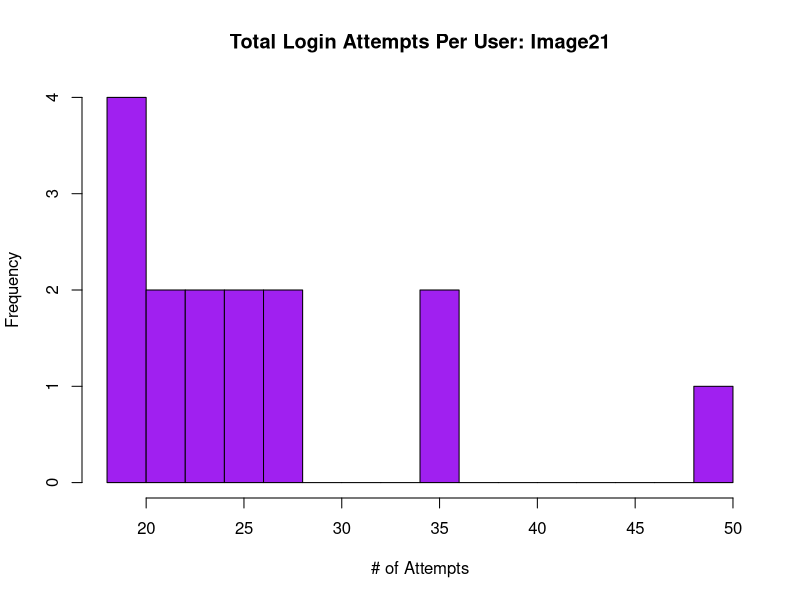
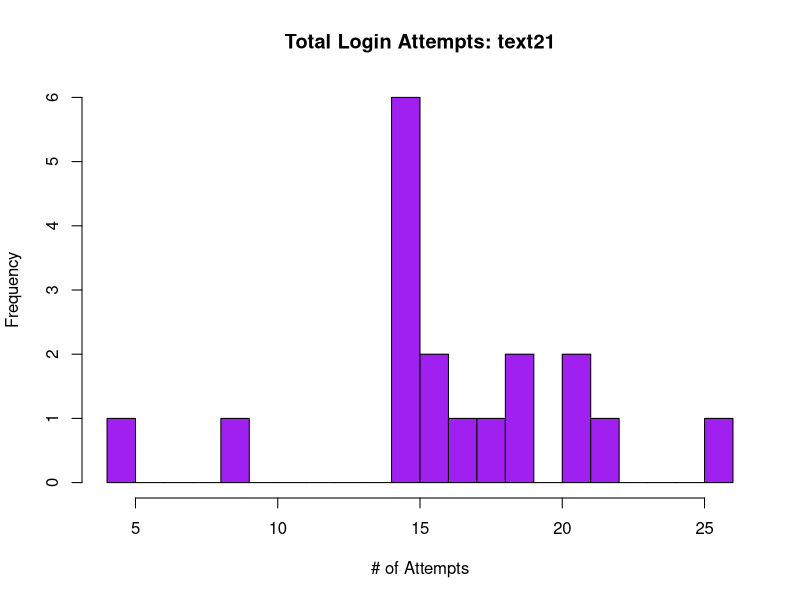
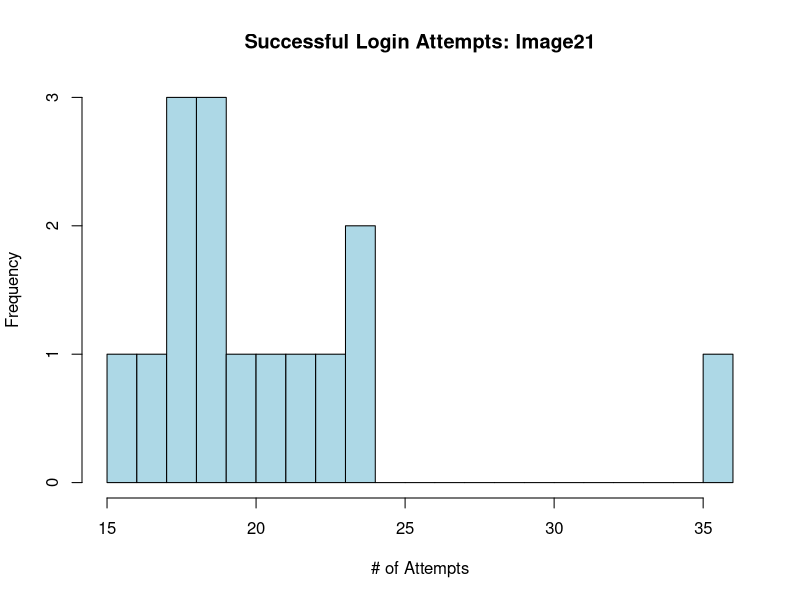
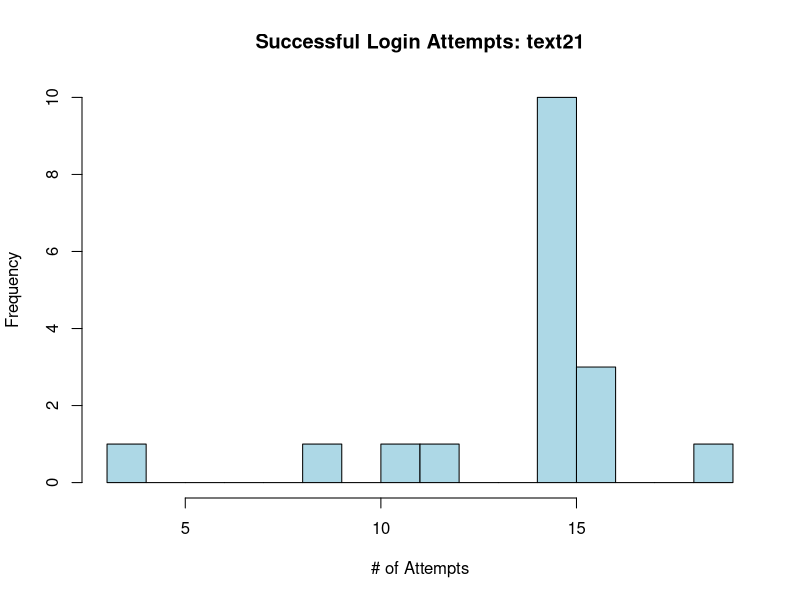
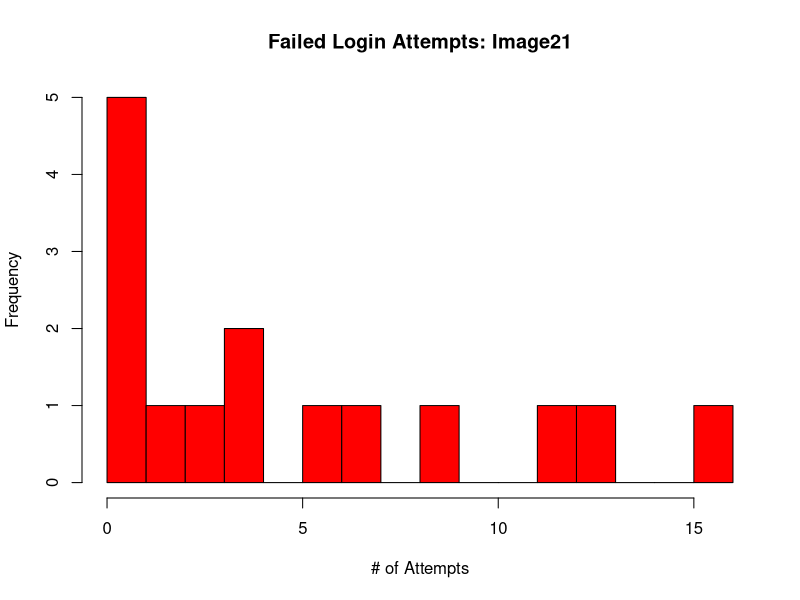
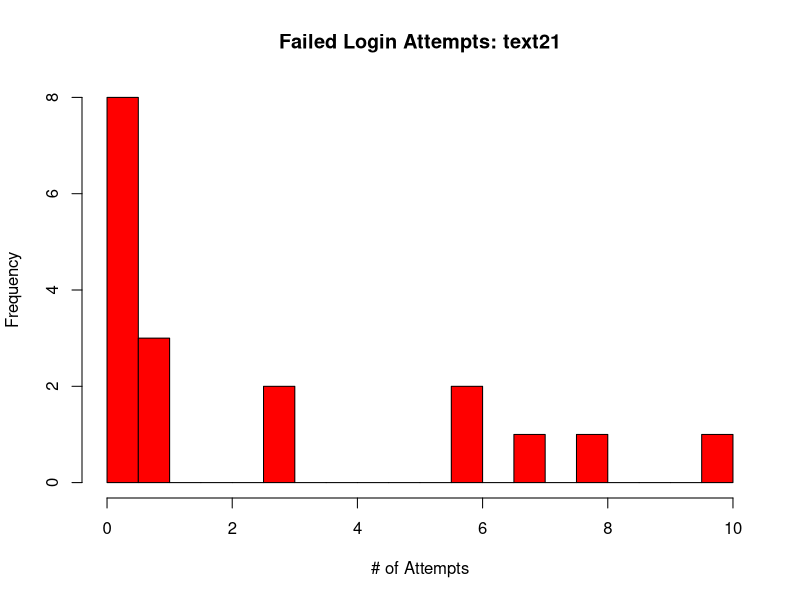
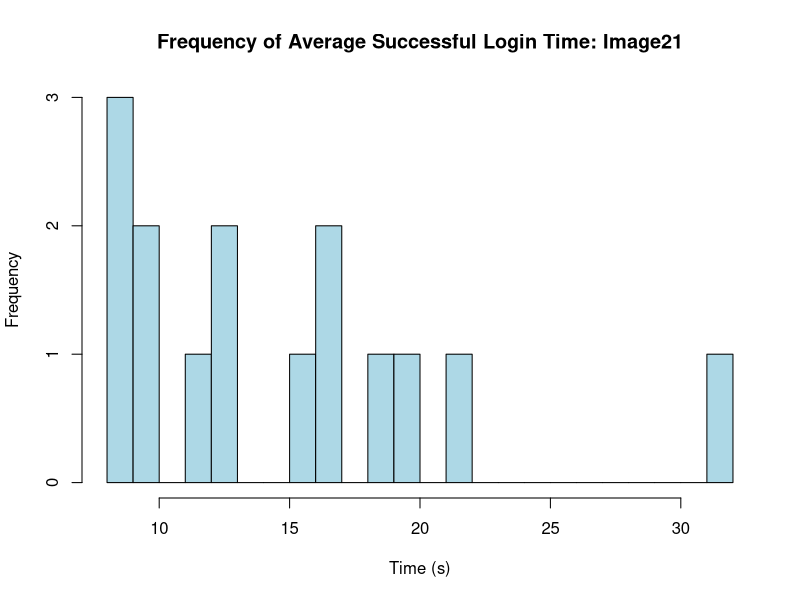
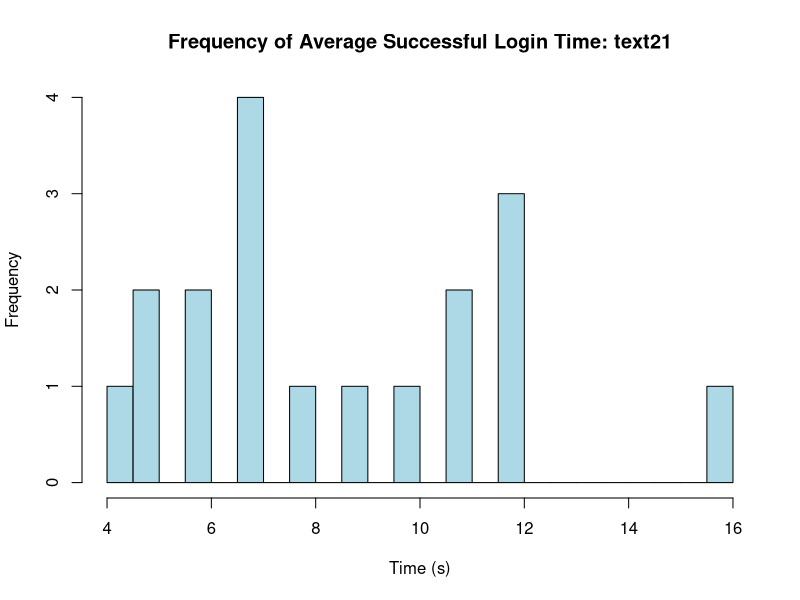

The R script that drew these images, in order:
# create data frame from csv data
tab = read.csv("data.csv", header = TRUE)
#create seperate data frames for each password scheme
imageTable <- tab[tab$Scheme == "Image21", ]
textTable <- tab[tab$Scheme == "text21", ]
#create histograms for login attempts, for each password scheme
imageTotalHistogram = hist(imageTable$NumLogins,main="Total Login Attempts Per User: Image21",xlab="# of Attempts", breaks=20, col="purple")
textTotalHistogram = hist(textTable$NumLogins,main="Total Login Attempts: text21",xlab="# of Attempts", breaks=20, col="purple")
imageSuccessfulHistogram = hist(imageTable$NumSuccessful,main="Successful Login Attempts: Image21",xlab="# of Attempts", breaks=20, col="light blue")
textSuccessfulHistogram = hist(textTable$NumSuccessful,main="Successful Login Attempts: text21",xlab="# of Attempts", breaks=20, col="light blue")
imageFailedHistogram = hist(imageTable$NumFailed,main="Failed Login Attempts: Image21", xlab="# of Attempts",breaks=20, col="red")
textFailedHistogram = hist(textTable$NumFailed,main="Failed Login Attempts: text21", xlab="# of Attempts",breaks=20, col="red")
#create histograms for login time for each password scheme
imageSuccessTimeHistogram = hist(imageTable$SuccessTime,main="Frequency of Average Successful Login Time: Image21",xlab="Time (s)", breaks=20, col="light blue")      
textSuccessTimeHistogram = hist(textTable$SuccessTime,main="Frequency of Average Successful Login Time: text21",xlab="Time (s)", breaks=20, col="light blue")
imageFailedTimeHistogram = hist(imageTable$FailedTime,main="Frequency of Average Failed Login Time: Image21",xlab="Time (s)", breaks=20, col="red")
textFailedTimeHistogram = hist(textTable$FailedTime, main="Frequency of Average Failed Login Time: text21",xlab="Time (s)",breaks=20, col="red")
#create boxplots for login time, with both password schemes on the same graph.
groupedSuccessBoxplot <- boxplot(tab$SuccessTime ~ tab$Scheme, main="Successful Login Time", names=c("Image21", "Text21"), xlab="Login Scheme", ylab="Time (s)", col="light blue")
groupedFailedBoxplot <- boxplot(tab$FailedTime ~ tab$Scheme, main="Failed Login Time", names=c("Image21", "text21"), xlab="Login Scheme",ylab="Time (s)", col="red")


